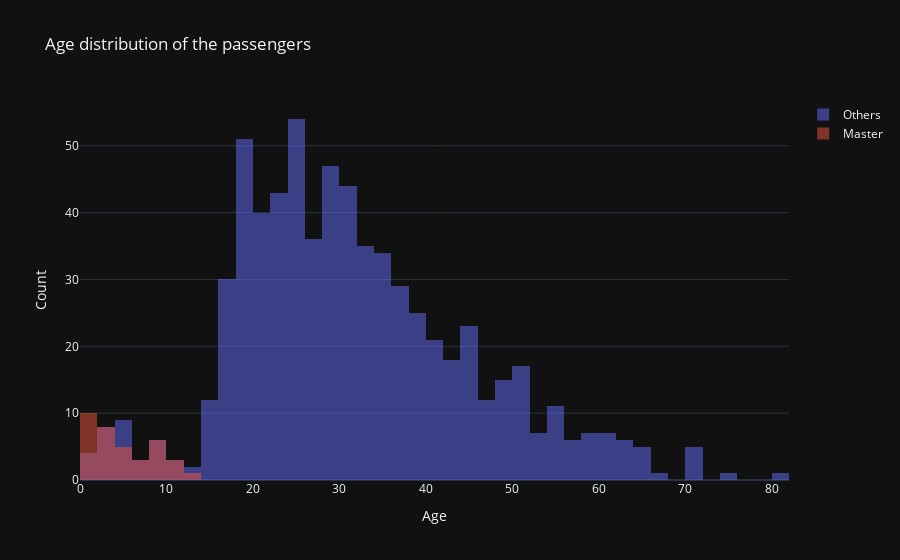

Notebook code cell kept with this figure:
### Markdown cell above
Again, we can see the sex influence on the survival rate. But we can also see that some titles have a higher survival rate than others. For example, the survival rate of masters is higher than the survival rate of Mr. Why is that? The answer is simple: masters should be children. Let's take a look at the age distribution of masters.

### Code cell
fig = go.Figure()
fig.add_trace(
    go.Histogram(
        x=df.query("grouped_title != 'Master'")["age"],
        name="Others",
        opacity=0.50,
    )
)
fig.add_trace(
    go.Histogram(
        x=df.query("grouped_title == 'Master'")["age"],
        name="Master",
        opacity=0.50,
    )
)
fig.update_layout(
    title="Age distribution of the passengers",
    xaxis_title="Age",
    yaxis_title="Count",
    barmode="overlay",
)
fig.show()

### Figure 1 — Plotly figure (JSON) as saved in the notebook; plotly's stock layout.template omitted (floating-point values rounded to 4 significant figures; data arrays with more than 128 entries replaced by an {"elided": "..."} marker saying what was removed)
{"data": [{"name": "Others", "opacity": 0.5, "type": "histogram", "x": {"elided": "851 float values"}}, {"name": "Master", "opacity": 0.5, "type": "histogram", "x": [2, 2, 7, 11, 4, null, 0.83, 12, null, 1, 9, 4, null, 9, 1, 3, 3, 7, 0.92, 2, 3, 1, 3, 4, 9, 9, 8, null, 6, 0.67, 8, 1, 11, 0.42, 10, 2, 1, 0.83, 4, 4]}], "layout": {"barmode": "overlay", "title": {"text": "Age distribution of the passengers"}, "xaxis": {"title": {"text": "Age"}}, "yaxis": {"title": {"text": "Count"}}}}
